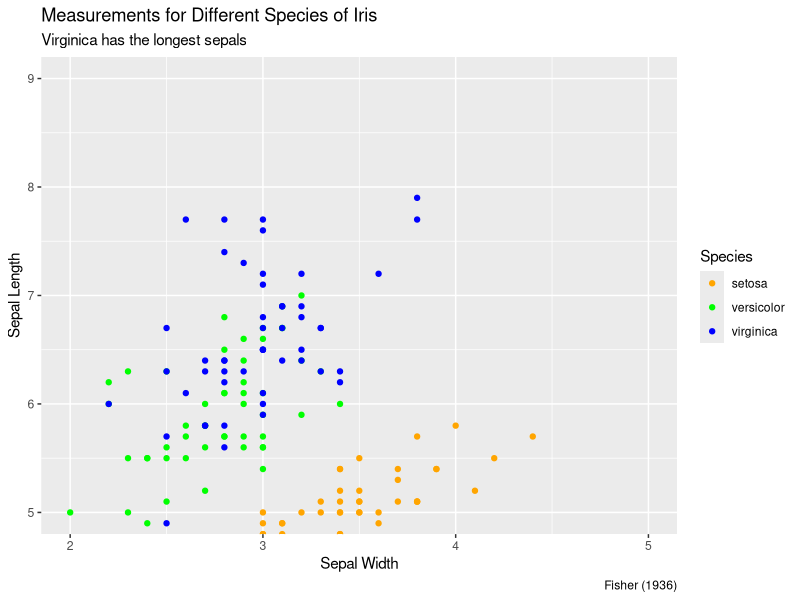

The R source for this figure:
library(tidyverse)

iris_plot <- ggplot(iris, aes(x = Sepal.Width, y = Sepal.Length, color = Species)) +
  geom_point() +
  labs(
    title = "Measurements for Different Species of Iris",
    subtitle = "Virginica has the longest sepals",
    x = "Sepal Width",
    y = "Sepal Length",
    caption = "Fisher (1936)"
  ) +
  scale_color_manual(
    values = c(setosa = "orange", versicolor = "green", virginica = "blue")
  ) +
  scale_x_continuous(breaks = 2:5) +
  scale_y_continuous(breaks = 5:9) +
  coord_cartesian(xlim = c(2, 5), ylim = c(5, 9))

print(iris_plot)
